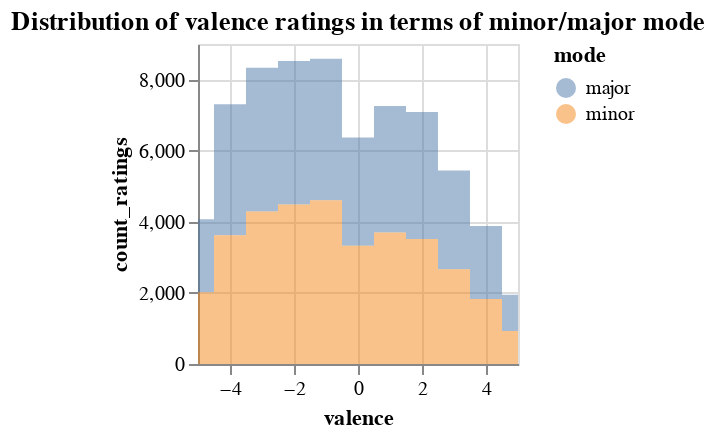

Notebook code cell kept with this figure:
### Code cell
plot_distribution_with_mode('valence')

### Figure 1 — Vega-Lite specification as saved in the notebook (floating-point values rounded to 4 significant figures)
{"config": {"view": {"continuousWidth": 400, "continuousHeight": 300}}, "data": {"name": "data-10537479619c9c9415123f9bd1ed1b53"}, "mark": {"type": "area", "interpolate": "step", "opacity": 0.5}, "encoding": {"color": {"type": "nominal", "field": "mode"}, "x": {"type": "quantitative", "field": "valence"}, "y": {"type": "quantitative", "field": "count_ratings"}}, "height": 160, "title": "Distribution of valence ratings in terms of minor/major mode", "width": 160, "$schema": "https://vega.github.io/schema/vega-lite/v4.8.1.json", "datasets": {"data-10537479619c9c9415123f9bd1ed1b53": [{"mode": "major", "valence": -5, "count_ratings": 2055}, {"mode": "major", "valence": -4, "count_ratings": 3681}, {"mode": "major", "valence": -3, "count_ratings": 4047}, {"mode": "major", "valence": -2, "count_ratings": 4035}, {"mode": "major", "valence": -1, "count_ratings": 3983}, {"mode": "major", "valence": 0, "count_ratings": 3040}, {"mode": "major", "valence": 1, "count_ratings": 3558}, {"mode": "major", "valence": 2, "count_ratings": 3567}, {"mode": "major", "valence": 3, "count_ratings": 2778}, {"mode": "major", "valence": 4, "count_ratings": 2053}, {"mode": "major", "valence": 5, "count_ratings": 1020}, {"mode": "minor", "valence": -5, "count_ratings": 2019}, {"mode": "minor", "valence": -4, "count_ratings": 3623}, {"mode": "minor", "valence": -3, "count_ratings": 4288}, {"mode": "minor", "valence": -2, "count_ratings": 4489}, {"mode": "minor", "valence": -1, "count_ratings": 4603}, {"mode": "minor", "valence": 0, "count_ratings": 3328}, {"mode": "minor", "valence": 1, "count_ratings": 3697}, {"mode": "minor", "valence": 2, "count_ratings": 3518}, {"mode": "minor", "valence": 3, "count_ratings": 2662}, {"mode": "minor", "valence": 4, "count_ratings": 1825}, {"mode": "minor", "valence": 5, "count_ratings": 926}]}}
